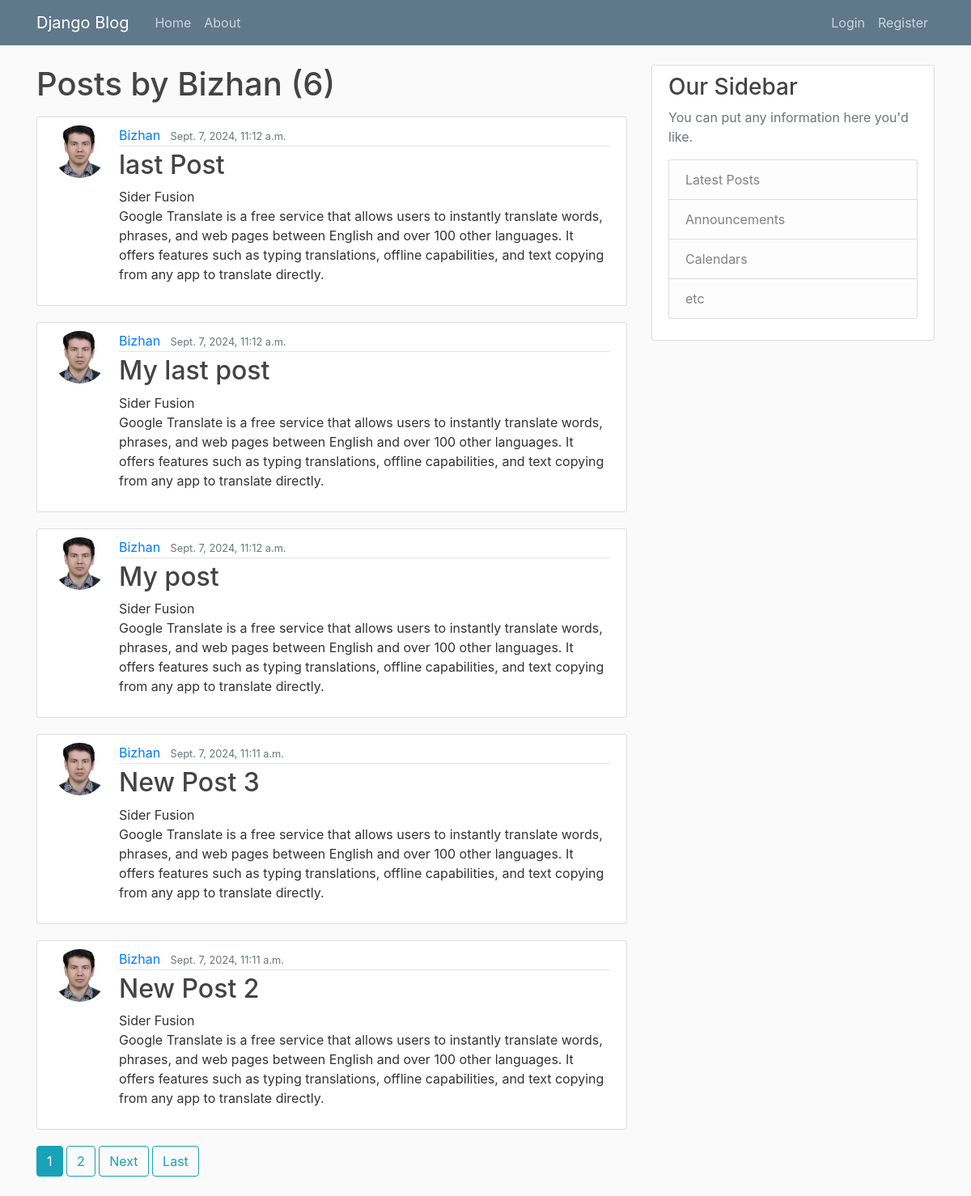
/user/Bizhan/, run on the app's committed database.
### blog/models.py (models this page shows, shortened)
class Post(models.Model):
    title = models.CharField(max_length=100)
    content = models.TextField()
    date_posted = models.DateTimeField(default=timezone.now)
    author = models.ForeignKey(User, on_delete=models.CASCADE)

### users/models.py (models this page shows, shortened)
class Profile(models.Model):
    user = models.OneToOneField(User, on_delete=models.CASCADE)
    image = models.ImageField(default='profile_pics\default.jpg', upload_to='profile_pics')

### blog/views.py (the view)
# urls.py: path('user/<str:username>/', UserPostListView.as_view(), name='user-posts'),
class UserPostListView(ListView):
    model = Post
    template_name = 'blog/user_posts.html'
    context_object_name = 'posts'
    paginate_by = 5
    def get_queryset(self):
        user = get_object_or_404(User, username=self.kwargs.get('username'))
        return Post.objects.filter(author=user).order_by('-date_posted')

### blog/templates/blog/user_posts.html (shortened to what this page needs)
{% extends "blog/base.html" %}
{% block content %}
    <h1 class="mb-3">Posts by {{ view.kwargs.username }} ({{ page_obj.paginator.count }})</h1>
    {% for post in posts %}
        <article class="media content-section">
            <img class="rounded-circle article-img" src="{{ post.author.profile.image.url }}" alt="">
            <div class="media-body">
            <div class="article-metadata">
                <a class="mr-2" href="{% url 'user-posts' post.author.username %}">{{ post.author }}</a>
                <small class="text-muted">{{ post.date_posted }}</small>
            </div>
            <h2><a class="article-title" href="{% url 'post-detail' post.id %}">{{ post.title }}</a></h2>
            <p class="article-content">{{ post.content }}</p>
            </div>
        </article>
    {% endfor %}
    {% if is_paginated %}
        {% for num in page_obj.paginator.page_range %}
            {% if page_obj.number == num %}
                <a class="btn btn-info mb-4" href="?page={{ num }}">{{ num }} </a>
            {% elif num > page_obj.number|add:'-3' and num < page_obj.number|add:'3' %}
            <a class="btn btn-outline-info mb-4" href="?page={{ num }}">{{ num }} </a>
            {% endif %}
        {% endfor %}
        {% if page_obj.has_next %}
            <a class="btn btn-outline-info mb-4" href="?page={{page_obj.next_page_number}}">Next</a>
            <a class="btn btn-outline-info mb-4" href="?page={{ page_obj.paginator.num_pages }}">Last</a>
        {% endif %}
    {% endif %}
{% endblock content %}

### blog/static/blog/main.css (style rules this page uses)
body { background: #fafafa; color: #333333; margin-top: 5rem; }
h1, h2, h3, h4, h5, h6 { color: #444444; }
.content-section { background: #ffffff; padding: 10px 20px; border: 1px solid #dddddd; border-radius: 3px; margin-bottom: 20px; }
.article-title { color: #444444; }
.article-content { white-space: pre-line; }
.article-img { height: 65px; width: 65px; margin-right: 16px; }
.article-metadata { padding-bottom: 1px; margin-bottom: 4px; border-bottom: 1px solid #e3e3e3; }

### data on the page
Post: author.profile.image (picture), author "Bizhan", date_posted "Sept. 7, 2024, 11:12 a.m.", title "last Post", content "Sider Fusion Google Translate is a free service that allows users to instantly translate words, phrases, and web pages between English and over 100 other languages. It offers features such as typing translations, offline capabilities, and text copying from any app to translate directly."
Post: author.profile.image (picture), author "Bizhan", date_posted "Sept. 7, 2024, 11:12 a.m.", title "My last post", content "Sider Fusion Google Translate is a free service that allows users to instantly translate words, phrases, and web pages between English and over 100 other languages. It offers features such as typing translations, offline capabilities, and text copying from any app to translate directly."
Post: author.profile.image (picture), author "Bizhan", date_posted "Sept. 7, 2024, 11:12 a.m.", title "My post", content "Sider Fusion Google Translate is a free service that allows users to instantly translate words, phrases, and web pages between English and over 100 other languages. It offers features such as typing translations, offline capabilities, and text copying from any app to translate directly."
Post: author.profile.image (picture), author "Bizhan", date_posted "Sept. 7, 2024, 11:11 a.m.", title "New Post 3", content "Sider Fusion Google Translate is a free service that allows users to instantly translate words, phrases, and web pages between English and over 100 other languages. It offers features such as typing translations, offline capabilities, and text copying from any app to translate directly."
Post: author.profile.image (picture), author "Bizhan", date_posted "Sept. 7, 2024, 11:11 a.m.", title "New Post 2", content "Sider Fusion Google Translate is a free service that allows users to instantly translate words, phrases, and web pages between English and over 100 other languages. It offers features such as typing translations, offline capabilities, and text copying from any app to translate directly."

### other printed values
{{ view.kwargs.username }} "Bizhan"
{{ page_obj.paginator.count }} "6"
{{ num }} "1"
{{ num }} "2"
